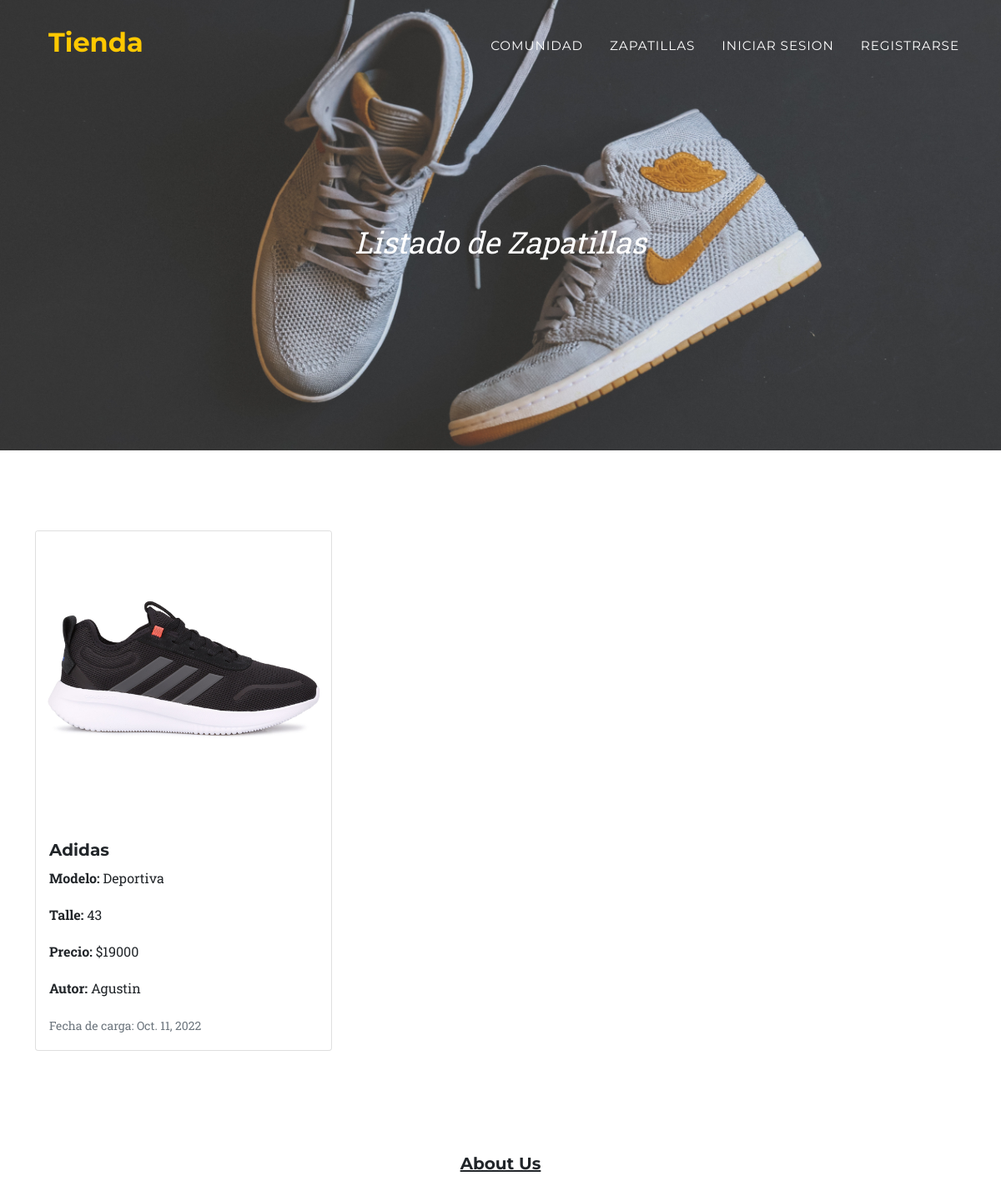
Before: /AppTienda/infoZapatilla/22 with the older database file.
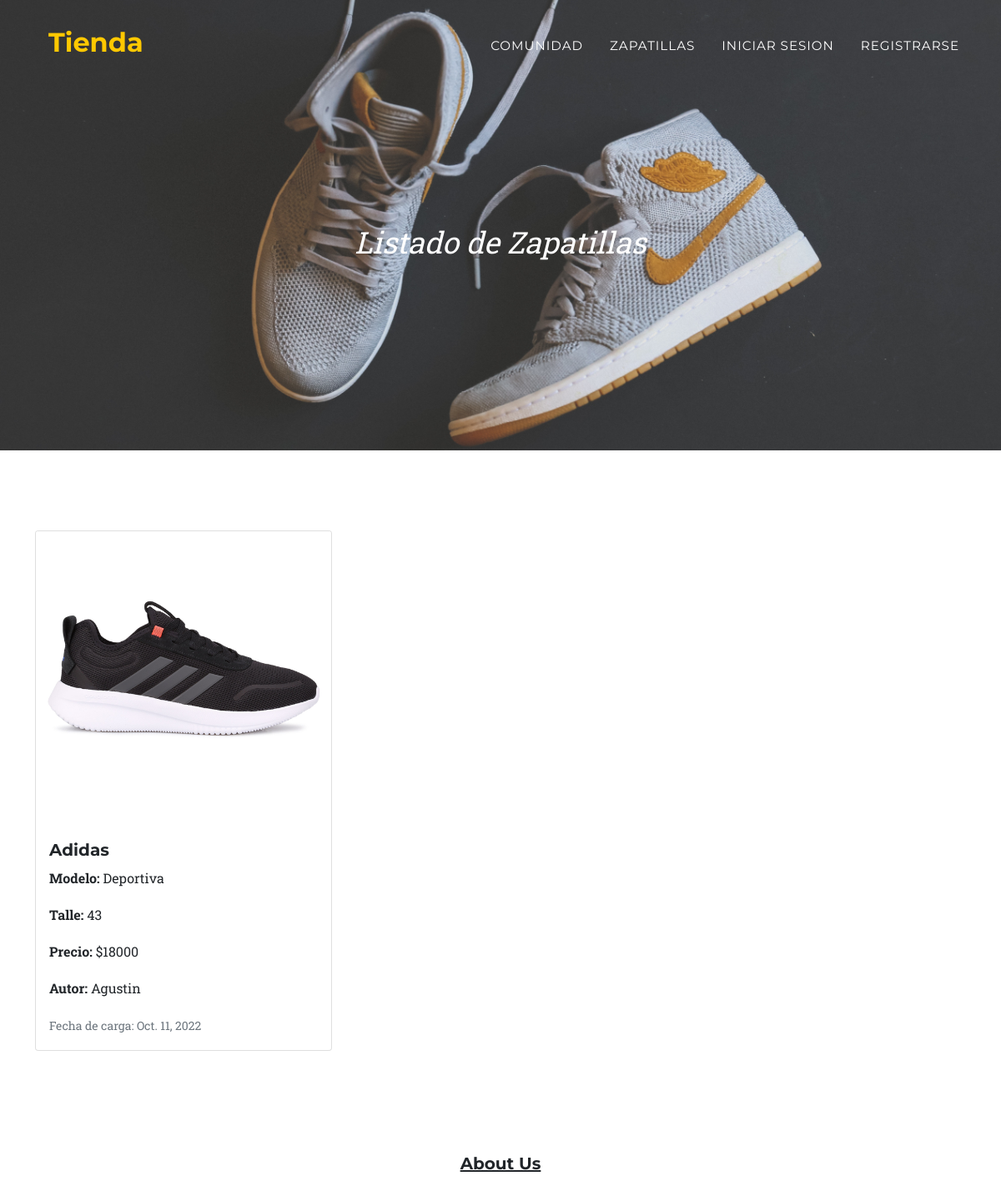
After: the same page with the newer database file.
### AppTienda/models.py (models this page shows, shortened)
class Zapatilla(models.Model):
    modelo=models.CharField(max_length=50)
    marca=models.CharField(max_length=50)
    talle=models.IntegerField()
    precio=models.IntegerField()
    imagen= models.ImageField(upload_to='productos', null=True)
    date= models.DateField(null=True)
    user = models.ForeignKey(User, null=True, on_delete= models.CASCADE)

### AppTienda/views.py (the view)
# urls.py: path('infoZapatilla/<id>', infoZapatilla, name="infoZapatilla"),
def infoZapatilla(request, id):
    zapatilla=Zapatilla.objects.get(id=id)
    return render(request, "AppTienda/infoZapatilla.html", {"zapatilla":zapatilla})

### AppTienda/templates/AppTienda/infoZapatilla.html (shortened to what this page needs)
{% extends "AppTienda/Principal.html" %}
{% load static %}
{% block titulo %}
    <div class="container">
        <div class="masthead-subheading">Listado de Zapatillas</div>
    </div>
{% endblock %}
{% block resultados %}
{% if zapatilla %}
<div class="row row-cols-1 row-cols-md-3 g-4">
    <div class="col">
        <div class="card">
        <img src="/media/{{ zapatilla.imagen }}" class="card-img-top" alt="...">
        <div class="card-body">
            <h5 class="card-title">{{zapatilla.marca}}</h5>
            <p class="card-text"><b>Modelo: </b> {{zapatilla.modelo}}</p>
            <p class="card-text"><b>Talle: </b> {{zapatilla.talle}}</p>
            <p class="card-text"><b>Precio: </b> ${{zapatilla.precio}}</p>
            <p class="card-text"><b>Autor: </b> {{ zapatilla.user }}</p>
            <p class="card-text"><small class="text-muted">Fecha de carga: {{ zapatilla.date}}</small></p>
        </div>
        </div>
    </div>
</div>
{% else %}
    <p></p>
{% endif %}
{% endblock %}

Changed rows visible on the page:
changed Zapatilla "Adidas": precio "19000" → "18000"
